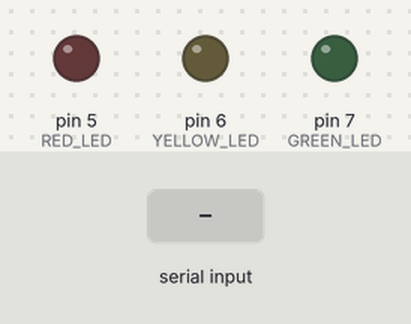
The sketch below on a simulated Arduino Uno, built with avr-gcc and run on an emulated ATmega328P. On the bench: output pins drawn as LEDs (lit = HIGH). The inputs (shaded band) are chosen by the test bench.

Above: at 1.2 s.
1.3 s: "A" received over Serial
At 1.6 s:
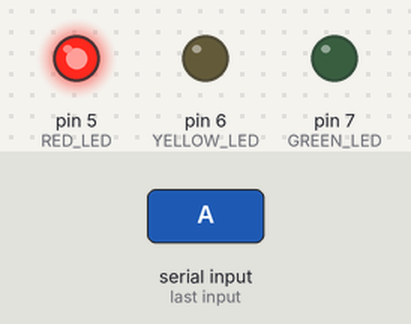
2.8 s: "C" received over Serial
At 4.0 s:
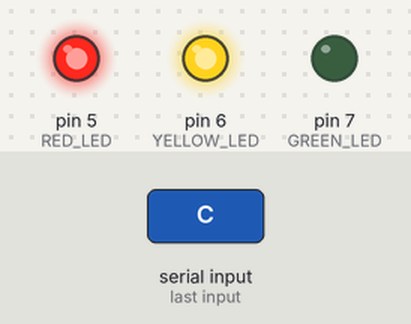
4.3 s: "B" received over Serial
At 5.1 s:
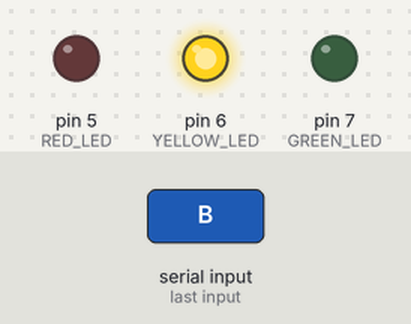
5.8 s: "E" received over Serial
At 6.2 s:
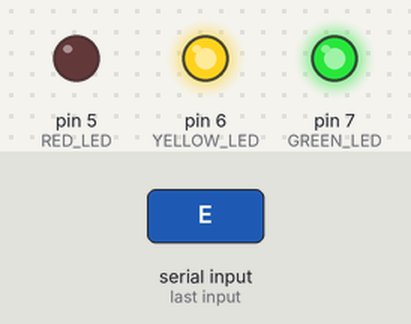
7.3 s: "D" received over Serial
At 8.5 s:
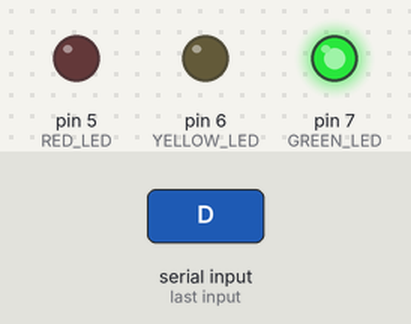
8.8 s: "F" received over Serial
At 9.7 s:
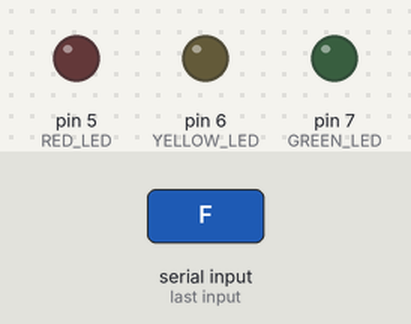
Timing chart, 0 to 11.3 s (numbered marks = the images above; inputs shaded):
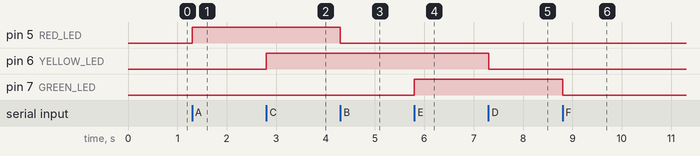

The sketch:

LED_Serial_light.ino
```cpp
const int RED_LED = 5;
const int YELLOW_LED = 6;
const int GREEN_LED = 7;

void setup() {
  pinMode(RED_LED, OUTPUT);
  pinMode(YELLOW_LED, OUTPUT);
  pinMode(GREEN_LED, OUTPUT);
  Serial.begin(9600);
}

void loop() {
  if (Serial.available() > 0) {
    char input = Serial.read();
    controlLED(input);
  }
}

void controlLED(char input) {
  int ledPin = -1;
  switch (input) {
    case 'A': ledPin = RED_LED; break;
    case 'B': ledPin = RED_LED; break;
    case 'C': ledPin = YELLOW_LED; break;
    case 'D': ledPin = YELLOW_LED; break;
    case 'E': ledPin = GREEN_LED; break;
    case 'F': ledPin = GREEN_LED; break;
    default: return;
  }
  SetLEDState(ledPin, input % 2 == 0 ? LOW : HIGH);
}

void SetLEDState(int pin, int state) {
  digitalWrite(pin, state);
}
```

Measured:
- after the input at 1.3 s, pin 5 (RED_LED): LOW → HIGH at once
- after the input at 2.8 s, pin 6 (YELLOW_LED): LOW → HIGH at once
- after the input at 4.3 s, pin 5 (RED_LED): HIGH → LOW at once
- after the input at 5.8 s, pin 7 (GREEN_LED): LOW → HIGH at once
- after the input at 7.3 s, pin 6 (YELLOW_LED): HIGH → LOW at once
- after the input at 8.8 s, pin 7 (GREEN_LED): HIGH → LOW at once
